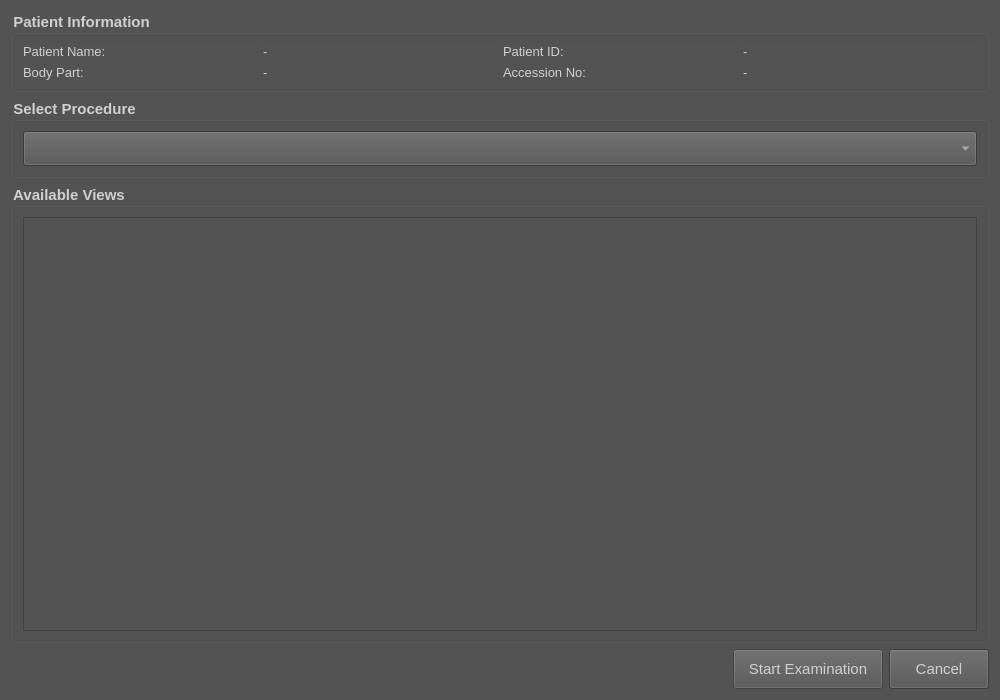
<?xml version="1.0" encoding="UTF-8"?>
<ui version="4.0">
 <class>ViewSelectionDialog</class>
 <widget class="QDialog" name="ViewSelectionDialog">
  <property name="geometry">
   <rect>
    <x>0</x>
    <y>0</y>
    <width>1000</width>
    <height>700</height>
   </rect>
  </property>
  <property name="windowTitle">
   <string>Select Procedure and Views</string>
  </property>
  <property name="windowIcon">
   <iconset resource="../resources.qrc">
    <normaloff>:/Images/Asset/Icon/e-icon-32.png</normaloff>:/Images/Asset/Icon/e-icon-32.png</iconset>
  </property>
  <property name="styleSheet">
   <string notr="true">background-color: rgb(83, 83, 83);
color: rgb(208, 208, 208);</string>
  </property>
  <layout class="QVBoxLayout" name="verticalLayout">
   <item>
    <widget class="QGroupBox" name="patientInfoGroupBox">
     <property name="title">
      <string>Patient Information</string>
     </property>
     <property name="font">
      <font>
       <pointsize>11</pointsize>
       <weight>75</weight>
       <bold>true</bold>
      </font>
     </property>
     <layout class="QGridLayout" name="gridLayout">
      <item row="0" column="0">
       <widget class="QLabel" name="labelPatientName">
        <property name="font">
         <font>
          <pointsize>10</pointsize>
          <weight>50</weight>
          <bold>false</bold>
         </font>
        </property>
        <property name="text">
         <string>Patient Name:</string>
        </property>
       </widget>
      </item>
      <item row="0" column="1">
       <widget class="QLabel" name="patientNameValue">
        <property name="font">
         <font>
          <pointsize>10</pointsize>
          <weight>50</weight>
          <bold>false</bold>
         </font>
        </property>
        <property name="text">
         <string>-</string>
        </property>
       </widget>
      </item>
      <item row="0" column="2">
       <widget class="QLabel" name="labelPatientId">
        <property name="font">
         <font>
          <pointsize>10</pointsize>
          <weight>50</weight>
          <bold>false</bold>
         </font>
        </property>
        <property name="text">
         <string>Patient ID:</string>
        </property>
       </widget>
      </item>
      <item row="0" column="3">
       <widget class="QLabel" name="patientIdValue">
        <property name="font">
         <font>
          <pointsize>10</pointsize>
          <weight>50</weight>
          <bold>false</bold>
         </font>
        </property>
        <property name="text">
         <string>-</string>
        </property>
       </widget>
      </item>
      <item row="1" column="0">
       <widget class="QLabel" name="labelBodyPart">
        <property name="font">
         <font>
          <pointsize>10</pointsize>
          <weight>50</weight>
          <bold>false</bold>
         </font>
        </property>
        <property name="text">
         <string>Body Part:</string>
        </property>
       </widget>
      </item>
      <item row="1" column="1">
       <widget class="QLabel" name="bodyPartValue">
        <property name="font">
         <font>
          <pointsize>10</pointsize>
          <weight>50</weight>
          <bold>false</bold>
         </font>
        </property>
        <property name="text">
         <string>-</string>
        </property>
       </widget>
      </item>
      <item row="1" column="2">
       <widget class="QLabel" name="labelAccessionNo">
        <property name="font">
         <font>
          <pointsize>10</pointsize>
          <weight>50</weight>
          <bold>false</bold>
         </font>
        </property>
        <property name="text">
         <string>Accession No:</string>
        </property>
       </widget>
      </item>
      <item row="1" column="3">
       <widget class="QLabel" name="accessionNoValue">
        <property name="font">
         <font>
          <pointsize>10</pointsize>
          <weight>50</weight>
          <bold>false</bold>
         </font>
        </property>
        <property name="text">
         <string>-</string>
        </property>
       </widget>
      </item>
     </layout>
    </widget>
   </item>
   <item>
    <widget class="QGroupBox" name="procedureGroupBox">
     <property name="title">
      <string>Select Procedure</string>
     </property>
     <property name="font">
      <font>
       <pointsize>11</pointsize>
       <weight>75</weight>
       <bold>true</bold>
      </font>
     </property>
     <layout class="QVBoxLayout" name="verticalLayout_2">
      <item>
       <widget class="QComboBox" name="procedureComboBox">
        <property name="font">
         <font>
          <pointsize>10</pointsize>
          <weight>50</weight>
          <bold>false</bold>
         </font>
        </property>
        <property name="minimumSize">
         <size>
          <width>0</width>
          <height>35</height>
         </size>
        </property>
       </widget>
      </item>
     </layout>
    </widget>
   </item>
   <item>
    <widget class="QGroupBox" name="viewsGroupBox">
     <property name="title">
      <string>Available Views</string>
     </property>
     <property name="font">
      <font>
       <pointsize>11</pointsize>
       <weight>75</weight>
       <bold>true</bold>
      </font>
     </property>
     <layout class="QVBoxLayout" name="verticalLayout_3">
      <item>
       <widget class="QScrollArea" name="viewsScrollArea">
        <property name="widgetResizable">
         <bool>true</bool>
        </property>
        <widget class="QWidget" name="scrollAreaWidgetContents">
         <property name="geometry">
          <rect>
           <x>0</x>
           <y>0</y>
           <width>956</width>
           <height>324</height>
          </rect>
         </property>
         <layout class="QVBoxLayout" name="verticalLayout_4">
          <item>
           <layout class="QGridLayout" name="viewsGridLayout"/>
          </item>
          <item>
           <spacer name="verticalSpacer">
            <property name="orientation">
             <enum>Qt::Vertical</enum>
            </property>
            <property name="sizeHint" stdset="0">
             <size>
              <width>20</width>
              <height>40</height>
             </size>
            </property>
           </spacer>
          </item>
         </layout>
        </widget>
       </widget>
      </item>
     </layout>
    </widget>
   </item>
   <item>
    <layout class="QHBoxLayout" name="horizontalLayout">
     <item>
      <spacer name="horizontalSpacer">
       <property name="orientation">
        <enum>Qt::Horizontal</enum>
       </property>
       <property name="sizeHint" stdset="0">
        <size>
         <width>40</width>
         <height>20</height>
        </size>
       </property>
      </spacer>
     </item>
     <item>
      <widget class="QPushButton" name="startExaminationButton">
       <property name="minimumSize">
        <size>
         <width>150</width>
         <height>40</height>
        </size>
       </property>
       <property name="font">
        <font>
         <pointsize>11</pointsize>
        </font>
       </property>
       <property name="text">
        <string>Start Examination</string>
       </property>
       <property name="enabled">
        <bool>false</bool>
       </property>
      </widget>
     </item>
     <item>
      <widget class="QPushButton" name="cancelButton">
       <property name="minimumSize">
        <size>
         <width>100</width>
         <height>40</height>
        </size>
       </property>
       <property name="font">
        <font>
         <pointsize>11</pointsize>
        </font>
       </property>
       <property name="text">
        <string>Cancel</string>
       </property>
      </widget>
     </item>
    </layout>
   </item>
  </layout>
 </widget>
 <resources>
  <include location="../resources.qrc"/>
 </resources>
 <connections/>
</ui>
